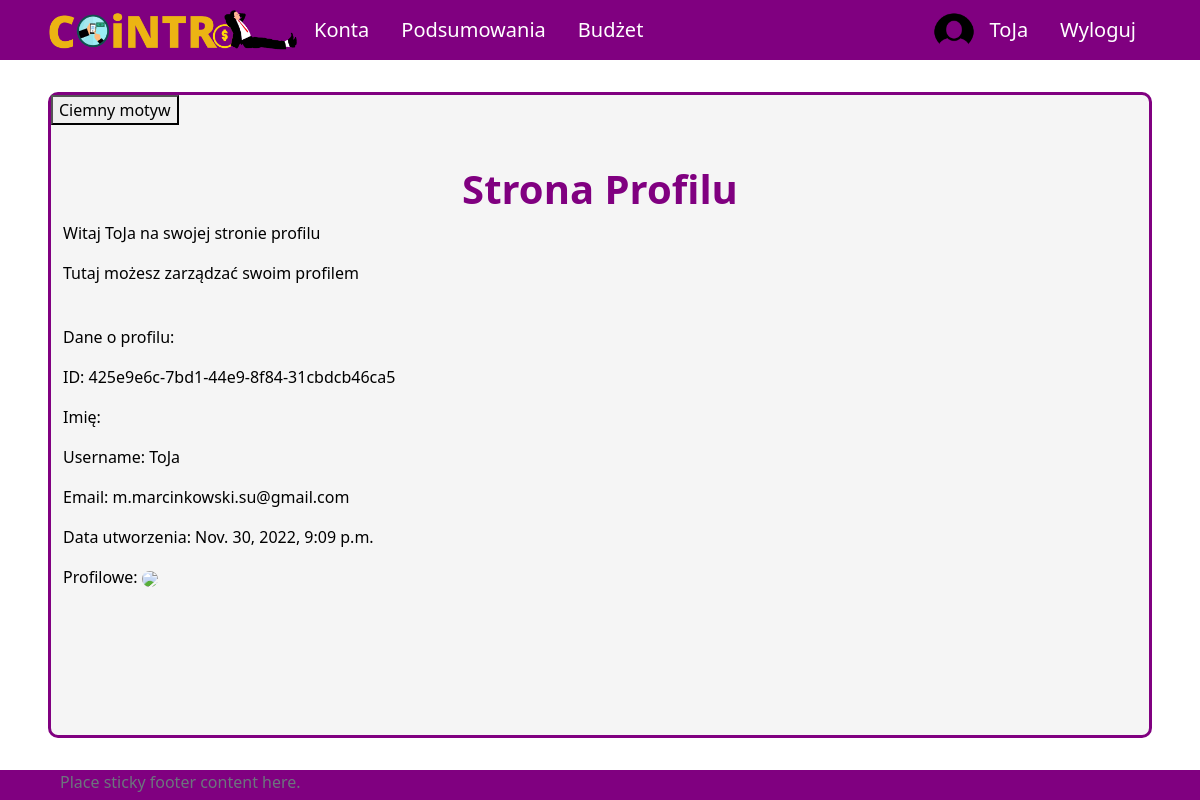
/profile (signed in), run on an earlier commit of the app's database.
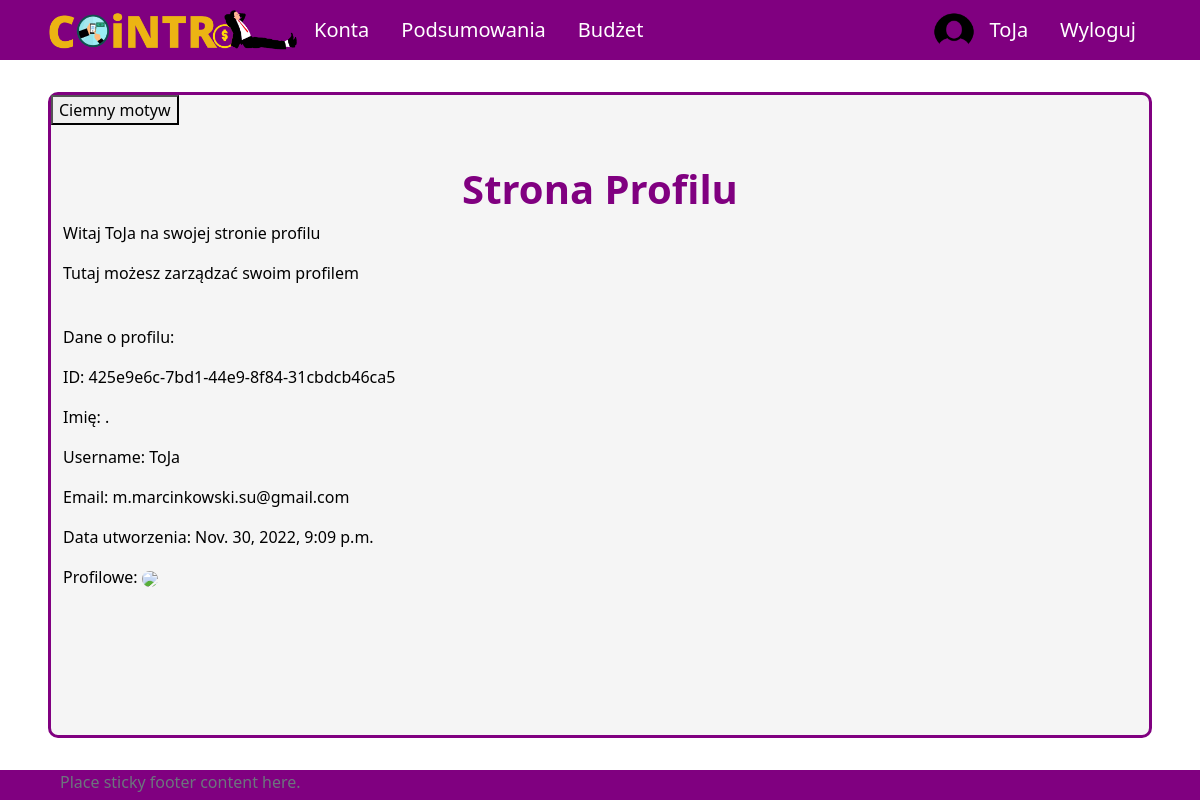
And on a later commit of the database.
### UsersApp/models.py (models this page shows, shortened)
class Profile(models.Model):
    user = models.OneToOneField(User, on_delete=models.CASCADE, null=True, blank=True)
    name = models.CharField(max_length=200, blank=True, null=True)
    email = models.EmailField(max_length=400, null=True, blank=True)
    username = models.CharField(max_length=200, blank=True, null=True)
    currency = models.ForeignKey('Currency', on_delete=models.SET_NULL, null=True)
    image = models.ImageField(null=True, blank=True)
    created = models.DateTimeField(auto_now_add=True)
    id = models.UUIDField(default=uuid.uuid4, unique=True,
                            primary_key=True, editable=False)

### UsersApp/views.py (the view)
# urls.py: path('profile', views.profile, name='profile')
@login_required(login_url='login')
def profile(request):
    profile = request.user.profile
    context = {'profile': profile}
    return render(request, 'application/profile.html', context)

### templates/application/profile.html (shortened to what this page needs)
{% extends 'application/base.html' %}
{% block content %}
    <div class="title">
        <h1>Strona Profilu</h1>
    </div>
    <div class="content">
        <p>Witaj {{ user.username }} na swojej stronie profilu</p>
        <p>Tutaj możesz zarządzać swoim profilem</p>
        <br/>
        <p>Dane o profilu:</p>
        <p>ID: {{ profile.id }}</p>
        <p>Imię: {{ profile.name }}</p>
        <p>Username: {{ profile.username }}</p>
        <p>Email: {{ profile.email }}</p>
        <p>Data utworzenia: {{ profile.created }}</p>
        <p>Profilowe: <img src={{ profile.image }}, style="border-radius: 50%; width: 40px;"></p>
    </div>
{% endblock  %}

What changed in the data, as far as the page shows it:
changed Profile "425e9e6c-7bd1-44e9-8f84-31cbdcb46ca5": name (not shown) → "."
